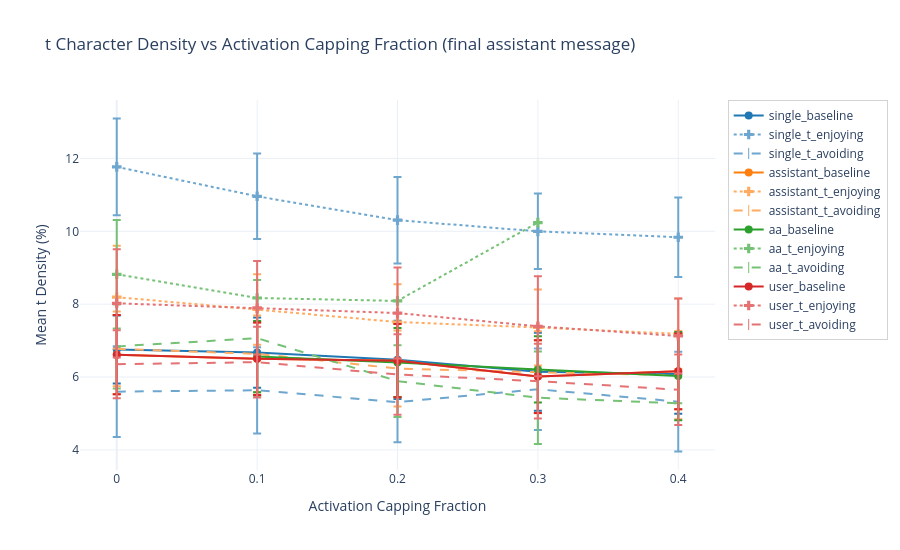

Source (notebook cell):
### Code cell
# Compute mean and stdev per (frac, category)
stats = df.groupby(["frac", "category"])["t_density"].agg(["mean", "std", "count"]).reset_index()
stats["prefix"] = stats["category"].apply(lambda c: c.split("_")[0])
stats["suffix"] = stats["category"].apply(lambda c: "_".join(c.split("_")[1:]))

# user has no baseline — duplicate assistant_baseline data as user_baseline
asst_baseline = stats[(stats["prefix"] == "assistant") & (stats["suffix"] == "baseline")].copy()
asst_baseline["prefix"] = "user"
asst_baseline["category"] = "user_baseline"
stats = pd.concat([stats, asst_baseline], ignore_index=True)

# Colors: base color per prefix, lighter for enjoying/avoiding
base_colors = {
    "single": (31, 119, 180),     # blue
    "assistant": (255, 127, 14),  # orange
    "aa": (44, 160, 44),          # green
    "user": (214, 39, 40),        # red
}

def rgb(r, g, b, a=1.0):
    return f"rgba({r},{g},{b},{a})"

def lighten(color_tuple, amount=0.4):
    return tuple(int(c + (255 - c) * amount) for c in color_tuple)

suffix_config = {
    "baseline":   {"marker": "circle",         "dash": "solid", "lighten": 0.0},
    "t_enjoying": {"marker": "cross",          "dash": "dot",   "lighten": 0.35},
    "t_avoiding": {"marker": "line-ns-open",   "dash": "dash",  "lighten": 0.35},
}

fig = go.Figure()

for prefix in ["single", "assistant", "aa", "user"]:
    base = base_colors[prefix]
    for suffix, cfg in suffix_config.items():
        mask = (stats["prefix"] == prefix) & (stats["suffix"] == suffix)
        sdf = stats[mask].sort_values("frac")
        if sdf.empty:
            continue

        color_tuple = lighten(base, cfg["lighten"]) if cfg["lighten"] > 0 else base
        color = rgb(*color_tuple)

        fig.add_trace(go.Scatter(
            x=sdf["frac"],
            y=sdf["mean"],
            error_y=dict(type="data", array=sdf["std"].tolist(), visible=True),
            mode="lines+markers",
            marker=dict(symbol=cfg["marker"], size=8),
            line=dict(color=color, dash=cfg["dash"], width=2),
            name=f"{prefix}_{suffix}",
        ))

fig.update_layout(
    title="t Character Density vs Activation Capping Fraction (final assistant message)",
    xaxis_title="Activation Capping Fraction",
    yaxis_title="Mean t Density (%)",
    legend=dict(x=1.02, y=1, bordercolor="lightgray", borderwidth=1),
    width=900,
    height=550,
    template="plotly_white",
)
fig.show()

### Figure 1 — Plotly figure (JSON) as saved in the notebook; plotly's stock layout.template omitted (floating-point values rounded to 4 significant figures)
{"data": [{"error_y": {"array": [0.9315, 0.9622, 1.072, 1.068, 1.085], "type": "data", "visible": true}, "line": {"color": "rgba(31,119,180,1.0)", "dash": "solid", "width": 2}, "marker": {"size": 8, "symbol": "circle"}, "mode": "lines+markers", "name": "single_baseline", "type": "scatter", "x": [0.0, 0.1, 0.2, 0.3, 0.4], "y": [6.756, 6.671, 6.473, 6.146, 6.081]}, {"error_y": {"array": [1.328, 1.176, 1.186, 1.036, 1.092], "type": "data", "visible": true}, "line": {"color": "rgba(109,166,206,1.0)", "dash": "dot", "width": 2}, "marker": {"size": 8, "symbol": "cross"}, "mode": "lines+markers", "name": "single_t_enjoying", "type": "scatter", "x": [0.0, 0.1, 0.2, 0.3, 0.4], "y": [11.77, 10.96, 10.31, 9.999, 9.836]}, {"error_y": {"array": [1.246, 1.183, 1.105, 1.118, 1.369], "type": "data", "visible": true}, "line": {"color": "rgba(109,166,206,1.0)", "dash": "dash", "width": 2}, "marker": {"size": 8, "symbol": "line-ns-open"}, "mode": "lines+markers", "name": "single_t_avoiding", "type": "scatter", "x": [0.0, 0.1, 0.2, 0.3, 0.4], "y": [5.6, 5.637, 5.312, 5.664, 5.325]}, {"error_y": {"array": [1.09, 0.9923, 1.006, 0.9989, 1.04], "type": "data", "visible": true}, "line": {"color": "rgba(255,127,14,1.0)", "dash": "solid", "width": 2}, "marker": {"size": 8, "symbol": "circle"}, "mode": "lines+markers", "name": "assistant_baseline", "type": "scatter", "x": [0.0, 0.1, 0.2, 0.3, 0.4], "y": [6.615, 6.502, 6.449, 6.012, 6.158]}, {"error_y": {"array": [1.412, 0.9687, 1.04, 1.043, 0.9678], "type": "data", "visible": true}, "line": {"color": "rgba(255,171,98,1.0)", "dash": "dot", "width": 2}, "marker": {"size": 8, "symbol": "cross"}, "mode": "lines+markers", "name": "assistant_t_enjoying", "type": "scatter", "x": [0.0, 0.1, 0.2, 0.3, 0.4], "y": [8.192, 7.856, 7.51, 7.359, 7.186]}, {"error_y": {"array": [1.027, 1.053, 1.044, 1.129, 1.211], "type": "data", "visible": true}, "line": {"color": "rgba(255,171,98,1.0)", "dash": "dash", "width": 2}, "marker": {"size": 8, "symbol": "line-ns-open"}, "mode": "lines+markers", "name": "assistant_t_avoiding", "type": "scatter", "x": [0.0, 0.1, 0.2, 0.3, 0.4], "y": [6.774, 6.636, 6.234, 6.132, 6.051]}, {"error_y": {"array": [0.9802, 0.9453, 0.9096, 1.212], "type": "data", "visible": true}, "line": {"color": "rgba(44,160,44,1.0)", "dash": "solid", "width": 2}, "marker": {"size": 8, "symbol": "circle"}, "mode": "lines+markers", "name": "aa_baseline", "type": "scatter", "x": [0.1, 0.2, 0.3, 0.4], "y": [6.561, 6.399, 6.208, 6.026]}, {"error_y": {"array": [1.491, null, null, null], "type": "data", "visible": true}, "line": {"color": "rgba(117,193,117,1.0)", "dash": "dot", "width": 2}, "marker": {"size": 8, "symbol": "cross"}, "mode": "lines+markers", "name": "aa_t_enjoying", "type": "scatter", "x": [0.0, 0.1, 0.2, 0.3], "y": [8.82, 8.17, 8.09, 10.24]}, {"error_y": {"array": [1.152, 1.594, 0.9864, 1.268, null], "type": "data", "visible": true}, "line": {"color": "rgba(117,193,117,1.0)", "dash": "dash", "width": 2}, "marker": {"size": 8, "symbol": "line-ns-open"}, "mode": "lines+markers", "name": "aa_t_avoiding", "type": "scatter", "x": [0.0, 0.1, 0.2, 0.3, 0.4], "y": [6.841, 7.067, 5.889, 5.432, 5.28]}, {"error_y": {"array": [1.09, 0.9923, 1.006, 0.9989, 1.04], "type": "data", "visible": true}, "line": {"color": "rgba(214,39,40,1.0)", "dash": "solid", "width": 2}, "marker": {"size": 8, "symbol": "circle"}, "mode": "lines+markers", "name": "user_baseline", "type": "scatter", "x": [0.0, 0.1, 0.2, 0.3, 0.4], "y": [6.615, 6.502, 6.449, 6.012, 6.158]}, {"error_y": {"array": [1.486, 1.284, 1.248, 1.372, 1.032], "type": "data", "visible": true}, "line": {"color": "rgba(228,114,115,1.0)", "dash": "dot", "width": 2}, "marker": {"size": 8, "symbol": "cross"}, "mode": "lines+markers", "name": "user_t_enjoying", "type": "scatter", "x": [0.0, 0.1, 0.2, 0.3, 0.4], "y": [8.024, 7.899, 7.756, 7.392, 7.126]}, {"error_y": {"array": [0.931, 0.9708, 1.106, 1.027, 0.9676], "type": "data", "visible": true}, "line": {"color": "rgba(228,114,115,1.0)", "dash": "dash", "width": 2}, "marker": {"size": 8, "symbol": "line-ns-open"}, "mode": "lines+markers", "name": "user_t_avoiding", "type": "scatter", "x": [0.0, 0.1, 0.2, 0.3, 0.4], "y": [6.351, 6.409, 6.069, 5.887, 5.653]}], "layout": {"height": 550, "legend": {"bordercolor": "lightgray", "borderwidth": 1, "x": 1.02, "y": 1}, "title": {"text": "t Character Density vs Activation Capping Fraction (final assistant message)"}, "width": 900, "xaxis": {"title": {"text": "Activation Capping Fraction"}}, "yaxis": {"title": {"text": "Mean t Density (%)"}}}}
